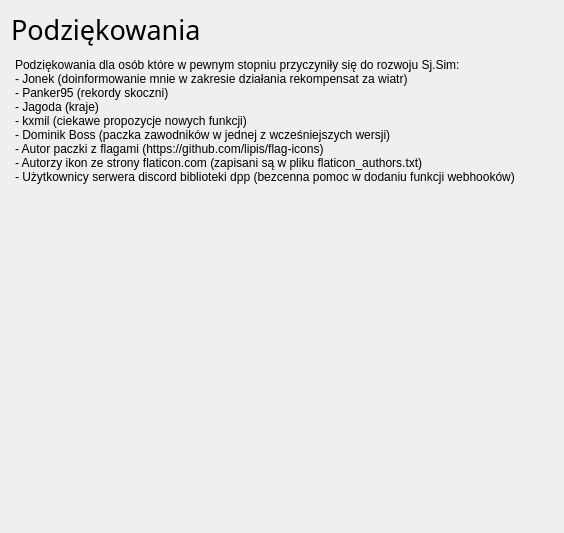
<?xml version="1.0" encoding="UTF-8"?>
<ui version="4.0">
 <class>ThanksWindow</class>
 <widget class="QDialog" name="ThanksWindow">
  <property name="geometry">
   <rect>
    <x>0</x>
    <y>0</y>
    <width>564</width>
    <height>533</height>
   </rect>
  </property>
  <property name="windowTitle">
   <string>Podziękowania</string>
  </property>
  <layout class="QVBoxLayout" name="verticalLayout">
   <item>
    <widget class="QLabel" name="label">
     <property name="font">
      <font>
       <family>Quicksand Medium</family>
       <pointsize>20</pointsize>
      </font>
     </property>
     <property name="text">
      <string>Podziękowania</string>
     </property>
    </widget>
   </item>
   <item>
    <widget class="QTextEdit" name="textEdit">
     <property name="styleSheet">
      <string notr="true">background: transparent; color: black; border: none;</string>
     </property>
     <property name="readOnly">
      <bool>true</bool>
     </property>
     <property name="html">
      <string>&lt;!DOCTYPE HTML PUBLIC &quot;-//W3C//DTD HTML 4.0//EN&quot; &quot;http://www.w3.org/TR/REC-html40/strict.dtd&quot;&gt;
&lt;html&gt;&lt;head&gt;&lt;meta name=&quot;qrichtext&quot; content=&quot;1&quot; /&gt;&lt;meta charset=&quot;utf-8&quot; /&gt;&lt;style type=&quot;text/css&quot;&gt;
p, li { white-space: pre-wrap; }
hr { height: 1px; border-width: 0; }
li.unchecked::marker { content: &quot;\2610&quot;; }
li.checked::marker { content: &quot;\2612&quot;; }
&lt;/style&gt;&lt;/head&gt;&lt;body style=&quot; font-family:'Segoe UI'; font-size:9pt; font-weight:400; font-style:normal;&quot;&gt;
&lt;p style=&quot; margin-top:0px; margin-bottom:0px; margin-left:0px; margin-right:0px; -qt-block-indent:0; text-indent:0px;&quot;&gt;Podziękowania dla osób które w pewnym stopniu przyczyniły się do rozwoju Sj.Sim:&lt;/p&gt;
&lt;p style=&quot; margin-top:0px; margin-bottom:0px; margin-left:0px; margin-right:0px; -qt-block-indent:0; text-indent:0px;&quot;&gt;- Jonek (doinformowanie mnie w zakresie działania rekompensat za wiatr)&lt;/p&gt;
&lt;p style=&quot; margin-top:0px; margin-bottom:0px; margin-left:0px; margin-right:0px; -qt-block-indent:0; text-indent:0px;&quot;&gt;- Panker95 (rekordy skoczni)&lt;/p&gt;
&lt;p style=&quot; margin-top:0px; margin-bottom:0px; margin-left:0px; margin-right:0px; -qt-block-indent:0; text-indent:0px;&quot;&gt;- Jagoda (kraje)&lt;/p&gt;
&lt;p style=&quot; margin-top:0px; margin-bottom:0px; margin-left:0px; margin-right:0px; -qt-block-indent:0; text-indent:0px;&quot;&gt;- kxmil (ciekawe propozycje nowych funkcji)&lt;/p&gt;
&lt;p style=&quot; margin-top:0px; margin-bottom:0px; margin-left:0px; margin-right:0px; -qt-block-indent:0; text-indent:0px;&quot;&gt;- Dominik Boss (paczka zawodników w jednej z wcześniejszych wersji)&lt;/p&gt;
&lt;p style=&quot; margin-top:0px; margin-bottom:0px; margin-left:0px; margin-right:0px; -qt-block-indent:0; text-indent:0px;&quot;&gt;- Autor paczki z flagami (https://github.com/lipis/flag-icons)&lt;/p&gt;
&lt;p style=&quot; margin-top:0px; margin-bottom:0px; margin-left:0px; margin-right:0px; -qt-block-indent:0; text-indent:0px;&quot;&gt;- Autorzy ikon ze strony flaticon.com (zapisani są w pliku flaticon_authors.txt)&lt;/p&gt;
&lt;p style=&quot; margin-top:0px; margin-bottom:0px; margin-left:0px; margin-right:0px; -qt-block-indent:0; text-indent:0px;&quot;&gt;- Użytkownicy serwera discord biblioteki dpp (bezcenna pomoc w dodaniu funkcji webhooków)&lt;/p&gt;&lt;/body&gt;&lt;/html&gt;</string>
     </property>
    </widget>
   </item>
  </layout>
 </widget>
 <resources/>
 <connections/>
</ui>
